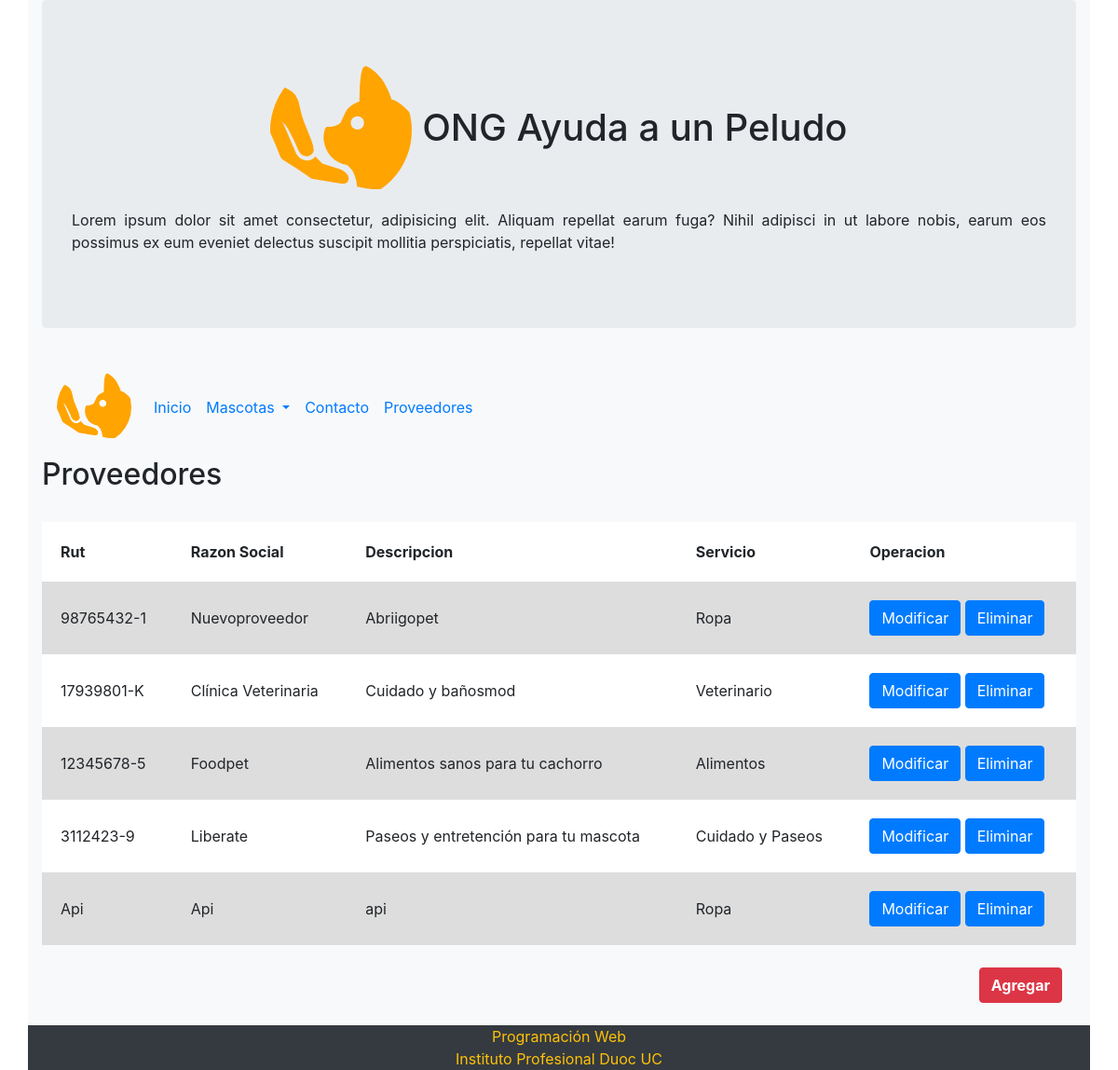
Page /proveedores/ on the earlier database version.
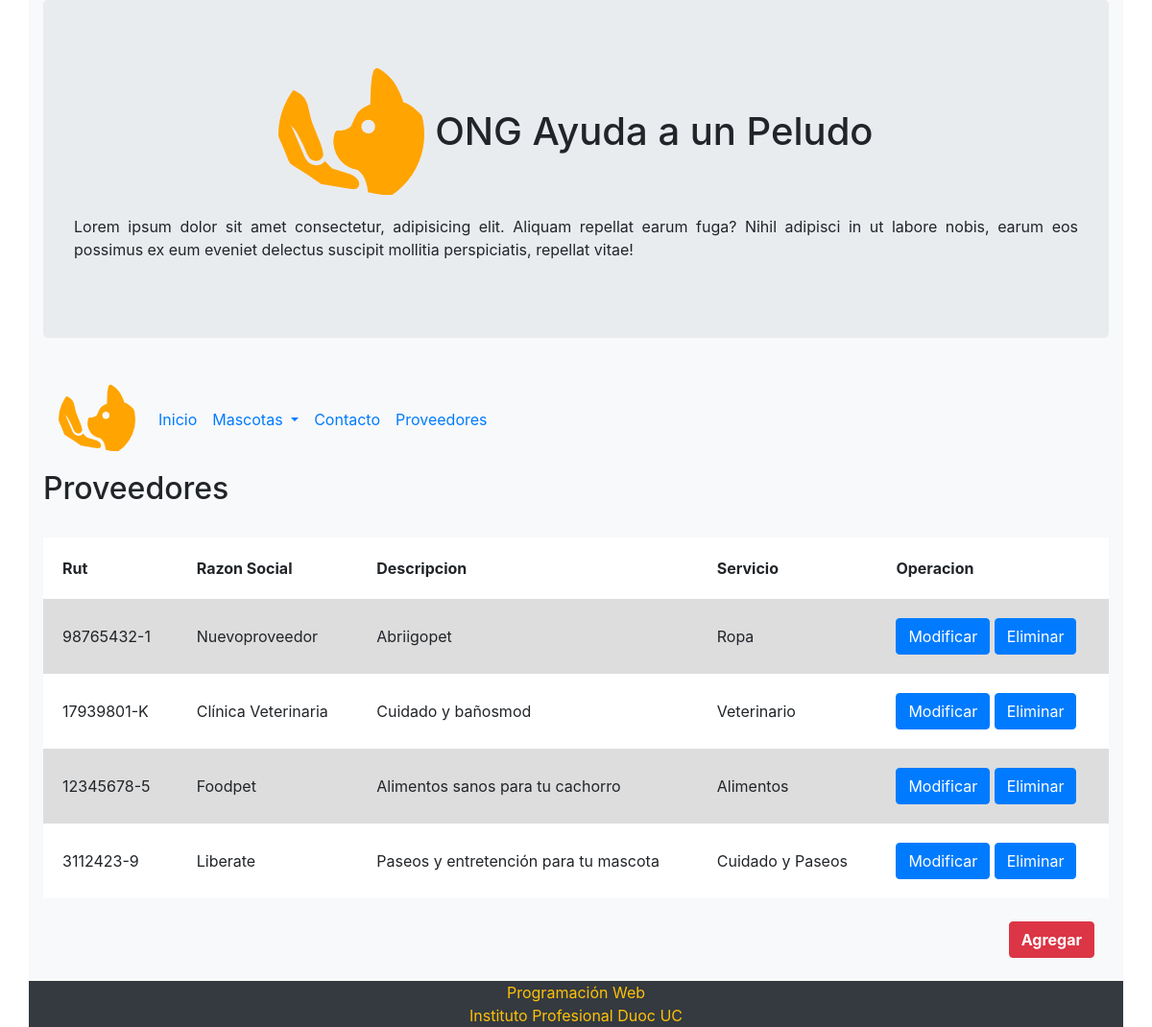
Same page on the later database version.
### core/models.py (models this page shows, shortened)
class Proveedor(models.Model):
    rut=models.CharField(max_length=20)
    razon_social=models.CharField(max_length=50)
    descripcion=models.CharField(max_length=100)
    telefono=models.CharField(max_length=15)
    email=models.CharField(max_length=50)
    servicio=models.ForeignKey(Servicio, on_delete=models.CASCADE)

class Servicio (models.Model):
    id_servicio= models.IntegerField(primary_key=True, verbose_name='ID de servicio')
    nombre_servicio = models.CharField(max_length=50, verbose_name='Nombre del Servicio')
    def __str__(self):
        return self.nombre_servicio

### core/views.py (the view)
# urls.py: path('proveedores/', proveedores , name="proveedores"),
def proveedores(request):
    proveedores = Proveedor.objects.all()
    data = {
        'proveedores': proveedores
    }
    return render(request, 'core/proveedores.html', data)

### core/templates/core/proveedores.html (shortened to what this page needs)
<!DOCTYPE html>
<html lang="es">
<head>
    {% load static %}
    <link rel="stylesheet" href="https://maxcdn.bootstrapcdn.com/bootstrap/4.5.2/css/bootstrap.min.css">
    <link rel="stylesheet" href="static/css/estilo.css">
    <link href="{% static 'css/estilo_tabla.css' %}" rel="stylesheet" />
</head>
<body>
    <div class="container bg-light d-flex flex-column sticky-footer-wrapper min-vh-100">
        <header class="jumbotron">
            <h1 class="text-center">
                <img src="{% static '/img/logo.png' %}" class="rounded-circle" alt="logo" />
                <span class="text-nowrap">ONG Ayuda a un Peludo</span>
            </h1>
            <p class="text-justify">
                Lorem ipsum dolor sit amet consectetur, adipisicing elit. Aliquam repellat earum fuga? Nihil adipisci in
                ut labore nobis, earum eos possimus ex eum eveniet delectus suscipit mollitia perspiciatis, repellat
                vitae!
            </p>
        </header>
        <nav class="navbar navbar-expand-md bg-light">
            <a class="navbar-brand" href="#">
                <img src="{% static '/img/logo.png' %}" class="rounded-circle" width="80" alt="Logo" />
            </a>
            <ul class="navbar-nav">
                <li class="nav-item active">
                    <a class="nav-link" href="/home/">Inicio</a>
                </li>
                <li class="nav-item dropdown">
                    <a class="nav-link dropdown-toggle" href="#" id="navbardrop" data-toggle="dropdown">
                        Mascotas
                    </a>
                </li>
                <li class="nav-item">
                    <a class="nav-link" href="/contacto/">Contacto</a>
                </li>
                <li class="nav-item">
                    <a class="nav-link" href="/proveedores/">Proveedores</a>
                </li>
            </ul>
        </nav>
        <main class="flex-fill">
            <div class="row">
                <div class="col-12">
                    <h2>Proveedores</h2>
                </div>
            </div>
            <br>
            <div class="container">
                <div class="row">
                    <table>
                        <tr>
                            <th>Rut</th>
                            <th>Razon Social</th>
                            <th>Descripcion</th>
                            <th>Servicio</th>
                            <th>Operacion</th>
                        </tr>
                        {% for p in proveedores %}
                        <tr>
                            <td>{{ p.rut | title }}</td>
                            <td>{{ p.razon_social | title }}</td>
                            <td>{{ p.descripcion }}</td>
                            <td>{{ p.servicio }}</td>
                            <td>
                                <a class="btn btn-primary" href="{% url 'core:modificar' p.id  %}">Modificar</a>
                                <a class="btn btn-primary" href="{% url 'core:eliminar' p.id  %}">Eliminar</a>
                            </td>
                        </tr>
                        {% endfor %}
                    </table>
                </div>
                <br>
                <a class="btn btn-danger float-right" href="/agregar/">
                    <b>Agregar</b>
                </a>
            </div>
        </main>
        <br>
        <footer>
            <div class="row bg-dark">
                <div class="col-12 text-center text-warning">
                    Programación Web<br />
                    Instituto Profesional Duoc UC
                </div>
            </div>
        </footer>
    </div>
</body>
</html>

### core/static/css/estilo_tabla.css (style rules this page uses)
table { background-color: white; width: 100%; border-collapse: collapse; }
th, td { padding: 20px; }
tr:nth-child(even) { background-color: #ddd; }

Differences in the rows shown:
removed Proveedor: rut "Api", razon_social "Api", descripcion "api", servicio "Ropa"
